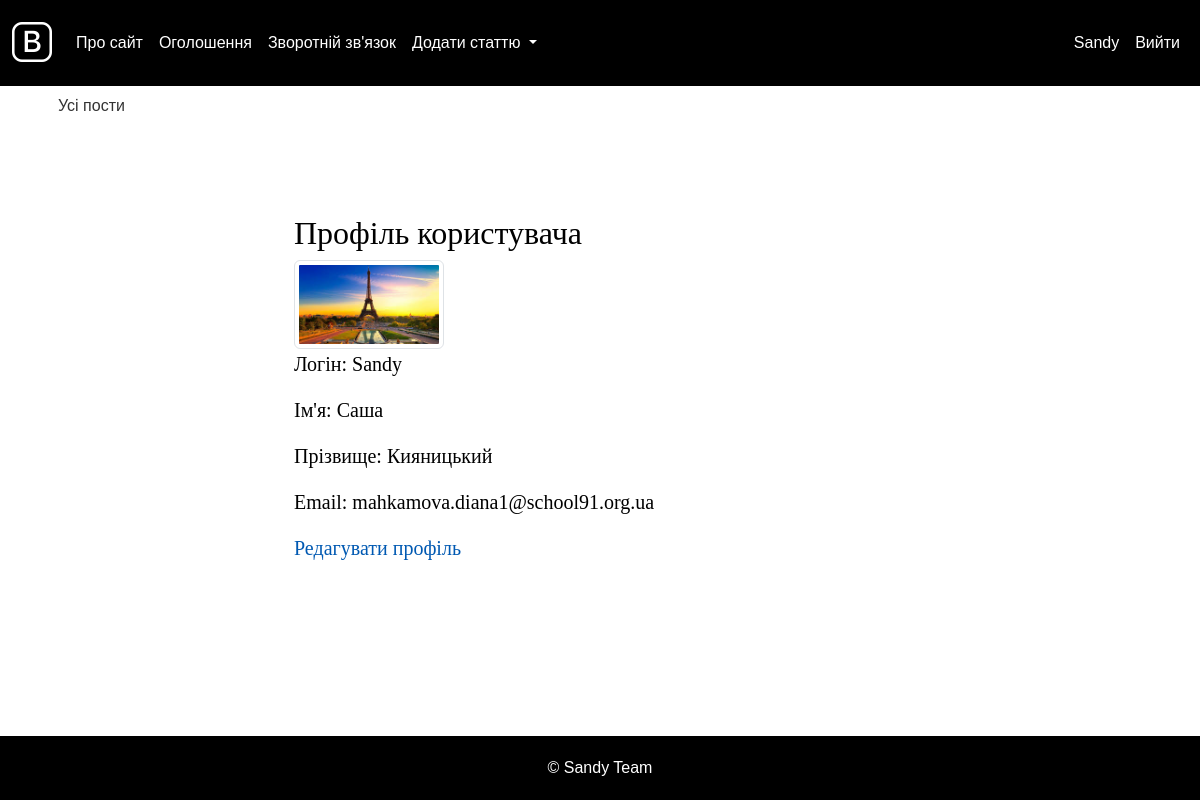
Page /profile/ (signed in) on the earlier database version.
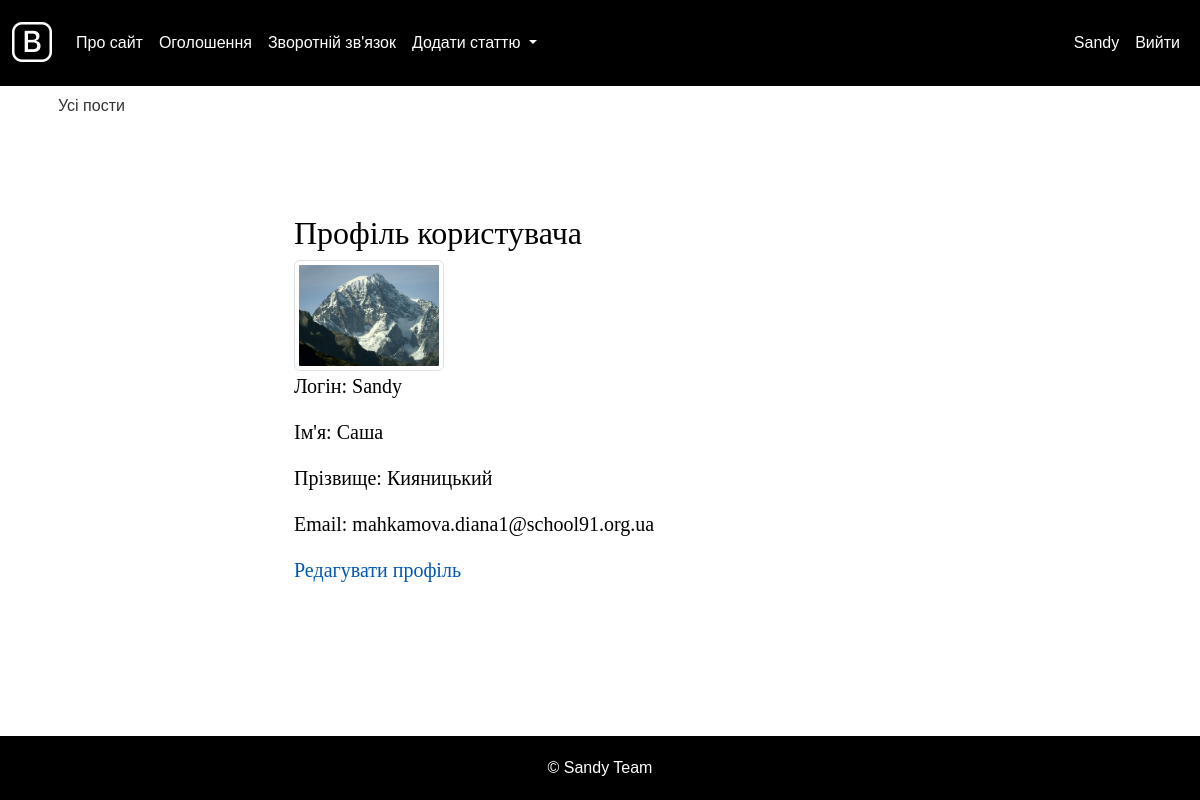
Same page on the later database version.
### blog/models.py (models this page shows, shortened)
class CustomUser(AbstractUser):
    avatar = models.ImageField(upload_to='avatars/', blank=True, null=True, default='avatars/default_avatar.png')
    class Meta:
        verbose_name = 'Користувач'
        verbose_name_plural = 'Користувачі'

### blog/views.py (the view)
# urls.py: path('profile/', views.profile, name='profile'),
@login_required
def profile(request):
        return render(request, 'profile.html', {'menu': menu(request), 'title': 'Профіль'})

### blog/utils.py (called while the page is built)
def menu(request):
    user_menu = [{'title': "Про сайт", 'url_name': 'about'},
                 {'title': "Додати статтю", 'url_name': 'add_page'},
                 {'title': "Зворотній зв'язок", 'url_name': 'contact'}]
    if request.user.is_authenticated:
        user_menu.insert(1, {'title': "Вийти", 'url_name': 'logout'})
    else:
        user_menu.insert(1, {'title': "Увійти", 'url_name': 'login'})
    return {'menu': user_menu}

### blog/templates/profile.html
{% extends 'base.html' %}
{% load static %}
{% block content %}
<div class="container mt-5">
    <h1>Профіль користувача</h1>
    <div>
        {% if user.avatar %}
            <img src="{{ user.avatar.url }}" alt="Avatar" class="img-thumbnail" width="150" height="150">
        {% else %}
            <img src="{% static 'default_avatar.png' %}" alt="Default Avatar" class="img-thumbnail" width="150" height="150">
        {% endif %}
    </div>
    <p>Логін: {{ user.username }}</p>
    <p>Ім'я: {{ user.first_name }}</p>
    <p>Прізвище: {{ user.last_name }}</p>
    <p>Email: {{ user.email }}</p>
    <a href="{% url 'edit_profile' %}">Редагувати профіль</a>
</div>
{% endblock %}

### blog/templates/base.html (shortened to what this page needs)
{% load static %}
<!DOCTYPE html>
<html>
<head>
    <link href="https://cdn.jsdelivr.net/npm/bootstrap@5.3.0/dist/css/bootstrap.min.css" rel="stylesheet">
    <link href="https://cdn.jsdelivr.net/npm/bootstrap-icons/font/bootstrap-icons.css" rel="stylesheet">
    <link href="{% static 'css/styles.css' %}" rel="stylesheet">
</head>
<body>
<nav class="navbar navbar-expand-lg navbar-light">
    <div class="container-fluid">
        <a class="navbar-brand" href="{% url 'home' %}">
            <i class="bi bi-bootstrap" style="color: #fff;"></i>
        </a>
        <div class="collapse navbar-collapse" id="navbarNavDropdown">
            <ul class="navbar-nav me-auto">
                <li class="nav-item">
                    <a class="nav-link" href="{% url 'about' %}">Про сайт</a>
                </li>
                <li class="nav-item">
                    <a class="nav-link" href="{% url 'announcements' %}">Оголошення</a>
                </li>
                <li class="nav-item">
                    <a class="nav-link" href="{% url 'contact' %}">Зворотній зв'язок</a>
                </li>
                <li class="nav-item dropdown">
                    <a class="nav-link dropdown-toggle" href="{% url 'add_page' %}" id="navbarDropdown" role="button" data-bs-toggle="dropdown" aria-expanded="false">
                        Додати статтю
                    </a>
                </li>
            </ul>
            <ul class="navbar-nav ms-auto">
                {% if request.user.is_authenticated %}
                    <li class="nav-item">
                        <a class="nav-link" href="{% url 'user_profile' request.user.username %}">{{ request.user.username }}</a>
                    </li>
                    <li class="nav-item">
                        <a class="nav-link" href="{% url 'logout' %}">Вийти</a>
                    </li>
                {% endif %}
            </ul>
        </div>
    </div>
</nav>
<div class="container content-wrapper">
    <div class="row">
        <div class="col-md-2">
            <ul class="list-group">
                {% if cat_selected == 0 %}
                    <li class="list-group-item list-group-header">Усі пости</li>
                {% else %}
                    <li class="list-group-item"><a href="{% url 'home' %}">Усі пости</a></li>
                {% endif %}
            </ul>
        </div>
        <div class="col-md-10">
            <div class="content-text">
                {% block content %}
                {% endblock %}
            </div>
        </div>
    </div>
</div>
<footer class="footer">
    <div class="container">
        <span class="text-muted">&copy; Sandy Team</span>
    </div>
</footer>
</body>
</html>

Differences in the rows shown:
changed CustomUser "Sandy": avatar: a different picture
